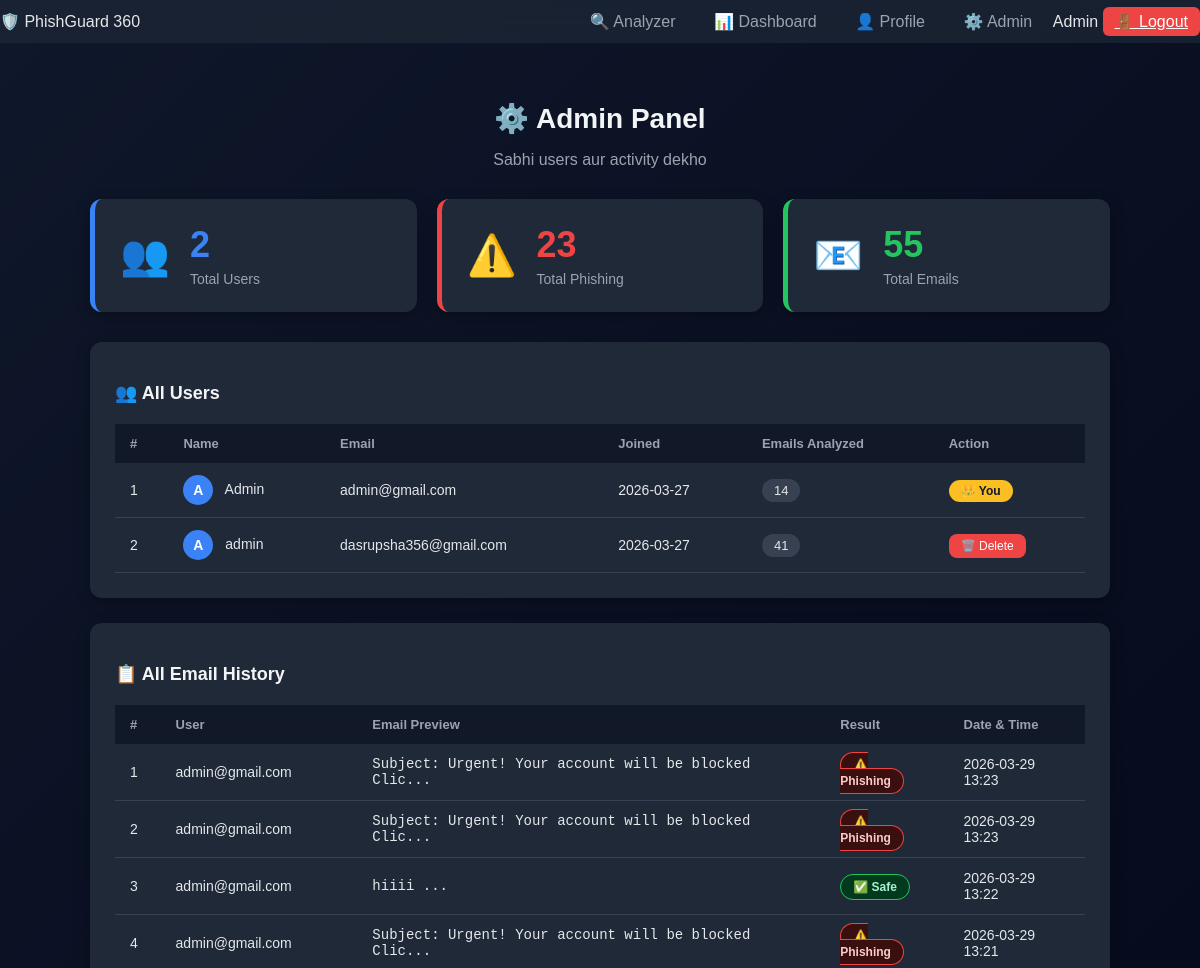
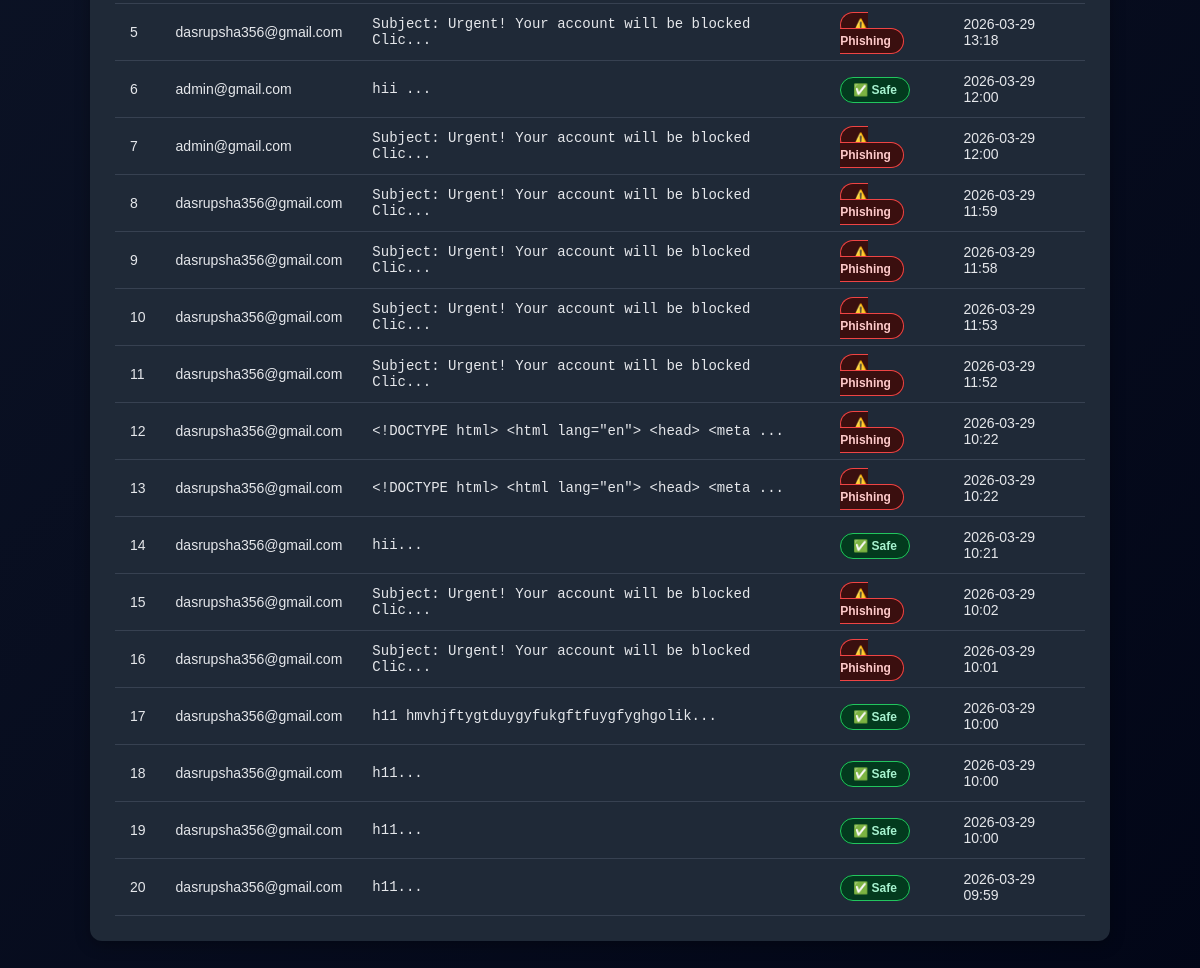
The page /admin (signed in) on the database its author committed (2 pictures, top to bottom).
### app.py (models this page shows)
class User(db.Model):
    id = db.Column(db.Integer, primary_key=True)
    name = db.Column(db.String(100), nullable=False)
    email = db.Column(db.String(100), unique=True, nullable=False)
    password = db.Column(db.String(100), nullable=False)
    created_at = db.Column(db.DateTime, default=datetime.datetime.now)

class History(db.Model):
    id = db.Column(db.Integer, primary_key=True)
    email_user = db.Column(db.String(100), nullable=False)
    email_text = db.Column(db.Text, nullable=False)
    result = db.Column(db.Text, nullable=False)
    date = db.Column(db.DateTime, default=datetime.datetime.now)

### app.py (the view)
@app.route('/admin')
@admin_required
def admin():
    users = User.query.all()
    users_data = []
    for user in users:
        count = History.query.filter_by(
            email_user=user.email
        ).count()
        users_data.append({
            'id': user.id,
            'name': user.name,
            'email': user.email,
            'created_at': user.created_at,
            'email_count': count
        })
    all_history = History.query.order_by(
        History.date.desc()
    ).all()
    total_emails = History.query.count()
    total_phishing = sum(
        1 for h in all_history if 'Phishing' in h.result
    )
    stats = {
        'total_users': len(users),
        'total_emails': total_emails,
        'total_phishing': total_phishing
    }
    success = request.args.get('success')
    error = request.args.get('error')
    return render_template('admin.html',
                           users=users_data,
                           history=all_history[:20],
                           stats=stats,
                           success=success,
                           error=error)

### app.py (called while the page is built)
def admin_required(f):
    @wraps(f)
    def decorated_function(*args, **kwargs):
        if 'user' not in session:
            return redirect('/login')
        if session['user'] != ADMIN_EMAIL:
            return redirect('/?error=Access denied!')
        return f(*args, **kwargs)
    return decorated_function

### templates/admin.html (shortened to what this page needs)
<!DOCTYPE html>
<html lang="en">
<head>
    <link rel="stylesheet" href="/static/style.css">
    <link rel="stylesheet" href="/static/admin.css">
</head>
<body>
    <div class="top-bar">
        <span>🛡️ PhishGuard 360</span>
        <div>
            <a href="/" class="nav-btn">🔍 Analyzer</a>
            <a href="/dashboard" class="nav-btn">📊 Dashboard</a>
            <a href="/profile" class="nav-btn">👤 Profile</a>
            <a href="/admin" class="nav-btn active">⚙️ Admin</a>
            <span class="welcome-text">{{ session['name'] }}</span>
            <a href="/logout" class="logout-btn">🚪 Logout</a>
        </div>
    </div>
    <div class="admin-container">
        <h1>⚙️ Admin Panel</h1>
        <p class="subtitle">Sabhi users aur activity dekho</p>
        <div class="stats-grid">
            <div class="stat-card total">
                <div class="stat-icon">👥</div>
                <div class="stat-info">
                    <h3>{{ stats.total_users }}</h3>
                    <p>Total Users</p>
                </div>
            </div>
            <div class="stat-card phishing">
                <div class="stat-icon">⚠️</div>
                <div class="stat-info">
                    <h3>{{ stats.total_phishing }}</h3>
                    <p>Total Phishing</p>
                </div>
            </div>
            <div class="stat-card safe">
                <div class="stat-icon">📧</div>
                <div class="stat-info">
                    <h3>{{ stats.total_emails }}</h3>
                    <p>Total Emails</p>
                </div>
            </div>
        </div>
        <div class="admin-section">
            <h2>👥 All Users</h2>
            <table class="admin-table">
                <thead>
                    <tr>
                        <th>#</th>
                        <th>Name</th>
                        <th>Email</th>
                        <th>Joined</th>
                        <th>Emails Analyzed</th>
                        <th>Action</th>
                    </tr>
                </thead>
                <tbody>
                    {% for user in users %}
                    <tr>
                        <td>{{ loop.index }}</td>
                        <td>
                            <div class="user-avatar-small">
                                {{ user.name[0].upper() }}
                            </div>
                            {{ user.name }}
                        </td>
                        <td>{{ user.email }}</td>
                        <td>{{ user.created_at.strftime('%Y-%m-%d') }}</td>
                        <td>
                            <span class="count-badge">
                                {{ user.email_count }}
                            </span>
                        </td>
                        <td>
                            {% if user.email != session['user'] %}
                            <a href="/admin/delete/{{ user.id }}"
                               class="delete-btn"
                               onclick="return confirm('Yeh user delete karna chahte ho?')">
                                🗑️ Delete
                            </a>
                            {% else %}
                            <span class="you-badge">👑 You</span>
                            {% endif %}
                        </td>
                    </tr>
                    {% endfor %}
                </tbody>
            </table>
        </div>
        <div class="admin-section">
            <h2>📋 All Email History</h2>
            <table class="admin-table">
                <thead>
                    <tr>
                        <th>#</th>
                        <th>User</th>
                        <th>Email Preview</th>
                        <th>Result</th>
                        <th>Date & Time</th>
                    </tr>
                </thead>
                <tbody>
                    {% for item in history %}
                    <tr>
                        <td>{{ loop.index }}</td>
                        <td>{{ item.email_user }}</td>
                        <td class="email-preview">
                            {{ item.email_text[:50] }}...
                        </td>
                        <td>
                            {% if 'Phishing' in item.result %}
                            <span class="badge danger">⚠️ Phishing</span>
                            {% else %}
                            <span class="badge safe">✅ Safe</span>
                            {% endif %}
                        </td>
                        <td>{{ item.date.strftime('%Y-%m-%d %H:%M') }}</td>
                    </tr>
                    {% endfor %}
                </tbody>
            </table>
        </div>
    </div>
</body>
</html>

### static/style.css (style rules this page uses)
body { font-family: 'Poppins', sans-serif; background: linear-gradient(135deg, #0f172a, #020617); margin: 0; display: flex; flex-direction: column; align-items: center; color: #e5e7eb; }
.top-bar { width: 100%; background: rgba(31,41,55,0.7); backdrop-filter: blur(10px); padding: 12px 30px; display: flex; justify-content: space-between; align-items: center; }
.nav-btn { margin: 5px; padding: 6px 12px; border-radius: 6px; text-decoration: none; color: #9ca3af; }
.logout-btn { background: #ef4444; padding: 6px 12px; border-radius: 6px; color: white; }

### static/admin.css (style rules this page uses)
.admin-container { width: 85%; margin: 40px auto; color: #e5e7eb; }
.admin-container h1 { text-align: center; color: #f3f4f6; font-size: 28px; margin-bottom: 5px; }
.subtitle { text-align: center; color: #9ca3af; margin-bottom: 30px; }
.stats-grid { display: grid; grid-template-columns: repeat(3, 1fr); gap: 20px; margin-bottom: 30px; }
.stat-card { background: #1f2937; border-radius: 12px; padding: 25px; display: flex; align-items: center; gap: 20px; box-shadow: 0 4px 15px rgba(0,0,0,0.3); }
.stat-icon { font-size: 40px; }
.stat-info h3 { font-size: 36px; font-weight: bold; margin: 0; }
.stat-info p { color: #9ca3af; margin: 5px 0 0 0; font-size: 14px; }
.stat-card.total { border-left: 5px solid #3b82f6; }
.stat-card.total h3 { color: #3b82f6; }
.stat-card.phishing { border-left: 5px solid #ef4444; }
.stat-card.phishing h3 { color: #ef4444; }
.stat-card.safe { border-left: 5px solid #22c55e; }
.stat-card.safe h3 { color: #22c55e; }
.admin-section { background: #1f2937; border-radius: 12px; padding: 25px; margin-bottom: 25px; box-shadow: 0 4px 15px rgba(0,0,0,0.3); }
.admin-section h2 { color: #f3f4f6; margin-bottom: 20px; font-size: 18px; }
.admin-table { width: 100%; border-collapse: collapse; }
.admin-table th { background: #111827; color: #9ca3af; padding: 12px 15px; text-align: left; font-size: 13px; }
.admin-table td { padding: 12px 15px; border-bottom: 1px solid #374151; color: #e5e7eb; font-size: 14px; vertical-align: middle; }
.user-avatar-small { width: 30px; height: 30px; background: #3b82f6; border-radius: 50%; display: inline-flex; align-items: center; justify-content: center; font-size: 14px; font-weight: bold; color: white; margin-right: 8px; vertical-align: middle; }
.badge { padding: 5px 12px; border-radius: 20px; font-size: 12px; font-weight: bold; }
.badge.danger { background: #3a0f0f; color: #fecaca; border: 1px solid #ef4444; }
.badge.safe { background: #033a1e; color: #a7f3d0; border: 1px solid #22c55e; }
.count-badge { background: #374151; color: #e5e7eb; padding: 4px 12px; border-radius: 20px; font-size: 13px; }
.you-badge { background: #fbbf24; color: #111827; padding: 4px 12px; border-radius: 20px; font-size: 12px; font-weight: bold; }
.delete-btn { background: #ef4444; color: white; padding: 5px 12px; border-radius: 8px; text-decoration: none; font-size: 12px; }
.email-preview { color: #9ca3af; font-family: monospace; font-size: 13px; }

### rows shown on the page
User: name "A", name "Admin", email "admin@gmail.com", created_at "2026-03-27", email_count "14", shows "👑 You"
User: name "A", name "admin", email "dasrupsha356@gmail.com", created_at "2026-03-27", email_count "41"
History: email_user "admin@gmail.com", email_text "Subject: Urgent! Your account will be blocked Clic", shows "⚠️ Phishing", date "2026-03-29 13:23"
History: email_user "admin@gmail.com", email_text "Subject: Urgent! Your account will be blocked Clic", shows "⚠️ Phishing", date "2026-03-29 13:23"
History: email_user "admin@gmail.com", email_text "hiiii", shows "✅ Safe", date "2026-03-29 13:22"
History: email_user "admin@gmail.com", email_text "Subject: Urgent! Your account will be blocked Clic", shows "⚠️ Phishing", date "2026-03-29 13:21"
History: email_user "dasrupsha356@gmail.com", email_text "Subject: Urgent! Your account will be blocked Clic", shows "⚠️ Phishing", date "2026-03-29 13:18"
History: email_user "admin@gmail.com", email_text "hii", shows "✅ Safe", date "2026-03-29 12:00"
History: email_user "admin@gmail.com", email_text "Subject: Urgent! Your account will be blocked Clic", shows "⚠️ Phishing", date "2026-03-29 12:00"
History: email_user "dasrupsha356@gmail.com", email_text "Subject: Urgent! Your account will be blocked Clic", shows "⚠️ Phishing", date "2026-03-29 11:59"
History: email_user "dasrupsha356@gmail.com", email_text "Subject: Urgent! Your account will be blocked Clic", shows "⚠️ Phishing", date "2026-03-29 11:58"
History: email_user "dasrupsha356@gmail.com", email_text "Subject: Urgent! Your account will be blocked Clic", shows "⚠️ Phishing", date "2026-03-29 11:53"
History: email_user "dasrupsha356@gmail.com", email_text "Subject: Urgent! Your account will be blocked Clic", shows "⚠️ Phishing", date "2026-03-29 11:52"
History: email_user "dasrupsha356@gmail.com", email_text "<!DOCTYPE html> <html lang=\"en\"> <head> <meta", shows "⚠️ Phishing", date "2026-03-29 10:22"
History: email_user "dasrupsha356@gmail.com", email_text "<!DOCTYPE html> <html lang=\"en\"> <head> <meta", shows "⚠️ Phishing", date "2026-03-29 10:22"
History: email_user "dasrupsha356@gmail.com", email_text "hii", shows "✅ Safe", date "2026-03-29 10:21"
History: email_user "dasrupsha356@gmail.com", email_text "Subject: Urgent! Your account will be blocked Clic", shows "⚠️ Phishing", date "2026-03-29 10:02"
History: email_user "dasrupsha356@gmail.com", email_text "Subject: Urgent! Your account will be blocked Clic", shows "⚠️ Phishing", date "2026-03-29 10:01"
History: email_user "dasrupsha356@gmail.com", email_text "h11 hmvhjftygtduygyfukgftfuygfyghgolik", shows "✅ Safe", date "2026-03-29 10:00"
History: email_user "dasrupsha356@gmail.com", email_text "h11", shows "✅ Safe", date "2026-03-29 10:00"
History: email_user "dasrupsha356@gmail.com", email_text "h11", shows "✅ Safe", date "2026-03-29 10:00"
History: email_user "dasrupsha356@gmail.com", email_text "h11", shows "✅ Safe", date "2026-03-29 09:59"

### other values the page prints
{{ session['name'] }} "Admin"
{{ stats.total_users }} "2"
{{ stats.total_phishing }} "23"
{{ stats.total_emails }} "55"
